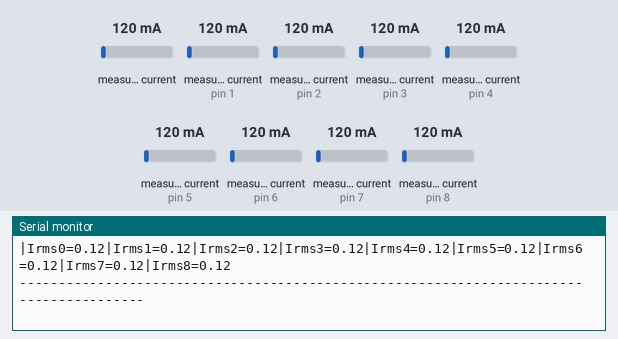
Bench run of a sketch on a simulated Arduino Uno, built with avr-gcc and run on an emulated ATmega328P. Parts: the last lines printed to the serial monitor. The test bench sets the inputs (shaded band); at power-on: measured current 120 mA, measured current (sensors on pin 1, pin 2, pin 3, pin 4, pin 5, pin 6, pin 7, pin 8) 120 mA.

Above: at 3.1 s.
3.2 s: measured current (sensor 0) set to 40 mA
At 4.7 s:
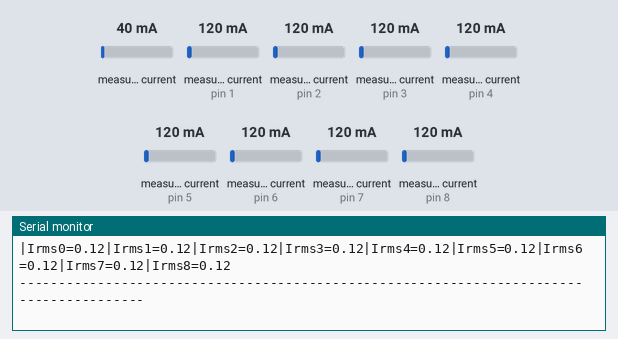
6.1 s: measured current (sensor on pin 1) set to 40 mA
At 8.6 s:
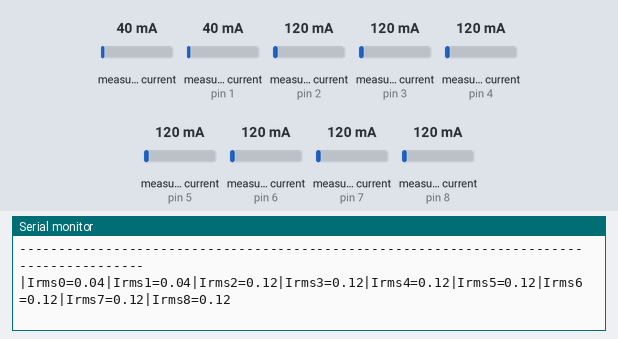
9.0 s: measured current (sensor on pin 2) set to 40 mA
At 11.3 s:
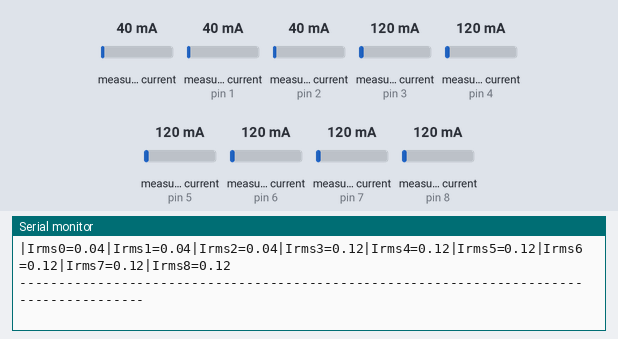
11.9 s: measured current (sensor on pin 3) set to 40 mA
14.8 s: measured current (sensor on pin 4) set to 40 mA
At 15.7 s:
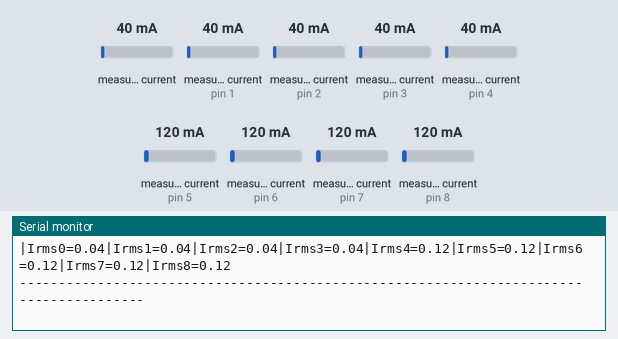
17.7 s: measured current (sensor on pin 5) set to 40 mA
At 20.1 s:
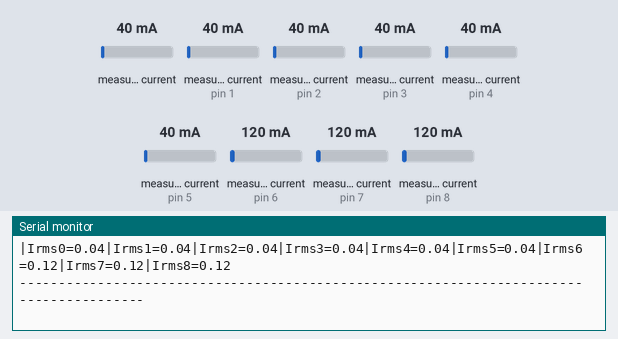

Measured:
- after the input at 6.1 s, the serial monitor: prints a new line after 2.4 s (image 2)
- after the input at 9.0 s, the serial monitor: prints a new line after 1.7 s (image 3)
- after the input at 17.7 s, the serial monitor: prints a new line after 1.7 s (image 5)

The sketch:

CurrentMeasure1.0.ino
```cpp
//-------------------------------------------------------------------------------------------------------------------------------------------------------------------//
//-------------------------------                                     Current Sensor Measure Module                                      ----------------------------//
//-------------------------------------------------------------------------------------------------------------------------------------------------------------------//

#include "EmonLib.h"                            //Include Emon Library
EnergyMonitor emon0;                            // Create an instance emon0
EnergyMonitor emon1;                            // Create an instance emon1
EnergyMonitor emon2;                            // Create an instance emon2
EnergyMonitor emon3;                            // Create an instance emon3
EnergyMonitor emon4;                            // Create an instance emon4
EnergyMonitor emon5;                            // Create an instance emon5
EnergyMonitor emon6;                            // Create an instance emon6
EnergyMonitor emon7;                            // Create an instance emon7
EnergyMonitor emon8;                            // Create an instance emon8

void setup() {
    Serial.begin(9600);                         // Serial begin initialization
    emon0.current(0, 66);                       // Current: input pin, calibration. Cur Const= Ratio/BurdenR. 1800/62(in resistor) + 47(ex resistor) = 66.
    emon1.current(1, 47);                       // Current: input pin, calibration. Cur Const= Ratio/BurdenR. 1800/62(in resistor) + 100(ex resistor) = 47.
    emon2.current(2, 47);                       // Current: input pin, calibration. Cur Const= Ratio/BurdenR. 1800/62(in resistor) + 100(ex resistor) = 47.
    emon3.current(3, 47);                       // Current: input pin, calibration. Cur Const= Ratio/BurdenR. 1800/62(in resistor) + 100(ex resistor) = 47.
    emon4.current(4, 47);                       // Current: input pin, calibration. Cur Const= Ratio/BurdenR. 1800/62(in resistor) + 100(ex resistor) = 47.
    emon5.current(5, 47);                       // Current: input pin, calibration. Cur Const= Ratio/BurdenR. 1800/62(in resistor) + 100(ex resistor) = 47.
    emon6.current(6, 47);                       // Current: input pin, calibration. Cur Const= Ratio/BurdenR. 1800/62(in resistor) + 100(ex resistor) = 47.
    emon7.current(7, 47);                       // Current: input pin, calibration. Cur Const= Ratio/BurdenR. 1800/62(in resistor) + 100(ex resistor) = 47.
    emon8.current(8, 47);                       // Current: input pin, calibration. Cur Const= Ratio/BurdenR. 1800/62(in resistor) + 100(ex resistor) = 47.
 }

void loop() {
    float Irms0 = emon0.calcIrms(1800);      // Calculate Irms0 only
    float Irms1 = emon1.calcIrms(1800);      // Calculate Irms1 only
    float Irms2 = emon2.calcIrms(1800);      // Calculate Irms2 only
    float Irms3 = emon3.calcIrms(1800);      // Calculate Irms3 only
    float Irms4 = emon4.calcIrms(1800);      // Calculate Irms4 only
    float Irms5 = emon5.calcIrms(1800);      // Calculate Irms5 only
    float Irms6 = emon6.calcIrms(1800);      // Calculate Irms6 only
    float Irms7 = emon7.calcIrms(1800);      // Calculate Irms7 only
    float Irms8 = emon8.calcIrms(1800);      // Calculate Irms8 only

    Serial.print("|Irms0=");Serial.print(Irms0);// Irms0
    Serial.print("|Irms1=");Serial.print(Irms1);// Irms1
    Serial.print("|Irms2=");Serial.print(Irms2);// Irms2
    Serial.print("|Irms3=");Serial.print(Irms3);// Irms3
    Serial.print("|Irms4=");Serial.print(Irms4);// Irms4
    Serial.print("|Irms5=");Serial.print(Irms5);// Irms5
    Serial.print("|Irms6=");Serial.print(Irms6);// Irms6
    Serial.print("|Irms7=");Serial.print(Irms7);// Irms7
    Serial.print("|Irms8=");Serial.println(Irms8);// Irms8
    Serial.println("----------------------------------------------------------------------------------------");
    delay(100);
}
```
